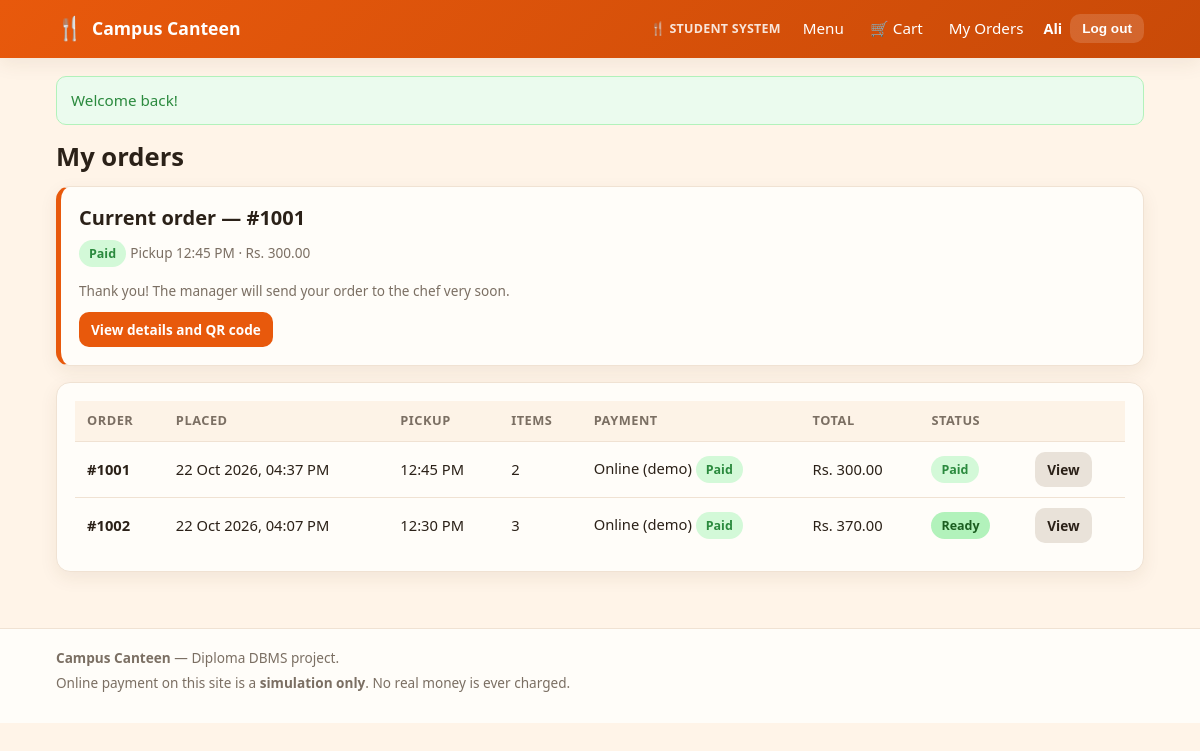
/student/orders.php (signed in), run on the app's committed database.
### tables this page shows
CREATE TABLE users (
    user_id        INT UNSIGNED NOT NULL AUTO_INCREMENT,
    full_name      VARCHAR(100) NOT NULL,
    email          VARCHAR(150) NOT NULL,
    phone          VARCHAR(20)  DEFAULT NULL,
    password_hash  VARCHAR(255) NOT NULL,
    role           ENUM('student','manager','chef') NOT NULL DEFAULT 'student',
    is_active      TINYINT(1)   NOT NULL DEFAULT 1,
    created_at     TIMESTAMP    NOT NULL DEFAULT CURRENT_TIMESTAMP,
    PRIMARY KEY (user_id),
    UNIQUE KEY uq_users_email (email),
    KEY idx_users_role (role)
);

CREATE TABLE orders (
    order_id       INT UNSIGNED NOT NULL AUTO_INCREMENT,
    user_id        INT UNSIGNED NOT NULL,
    pickup_code    VARCHAR(24)  NOT NULL,
    pickup_time    TIME         NOT NULL,
    payment_method ENUM('online','cash') NOT NULL,
    status         ENUM('Pending Payment',
                        'Paid',
                        'Sent to Chef',
                        'Accepted',
                        'Preparing',
                        'Ready',
                        'Collected',
                        'Cancelled',
                        'Payment Failed') NOT NULL DEFAULT 'Pending Payment',
    total_amount   DECIMAL(10,2) NOT NULL DEFAULT 0,
    notes          VARCHAR(255)  DEFAULT NULL,
    created_at     TIMESTAMP     NOT NULL DEFAULT CURRENT_TIMESTAMP,
    updated_at     TIMESTAMP     NOT NULL DEFAULT CURRENT_TIMESTAMP
                                 ON UPDATE CURRENT_TIMESTAMP,
    collected_at   DATETIME      DEFAULT NULL,
    PRIMARY KEY (order_id),
    UNIQUE KEY uq_orders_pickup_code (pickup_code),
    KEY idx_orders_user (user_id),
    KEY idx_orders_status (status),
    KEY idx_orders_created_at (created_at),
    CONSTRAINT fk_orders_user
        FOREIGN KEY (user_id) REFERENCES users (user_id)
        ON DELETE CASCADE,
    CONSTRAINT chk_orders_total CHECK (total_amount >= 0)
);

### includes/auth.php (called while the page is built, shortened)
<?php
function current_user(): ?array
{
    static $cached = false;
    static $user   = null;
    if ($cached) {
        return $user;
    }
    $cached = true;
    $user_id = (int)($_SESSION['user_id'] ?? 0);
    $user = db_row(
        'SELECT user_id, full_name, email, role FROM users WHERE user_id = ? AND is_active = 1',
        [$user_id]
    );
    return $user;
}
function require_login(): array
{
    $user = current_user();
    return $user;
}
function require_role(string $role): array
{
    $user = require_login();
    return $user;
}

### student/orders.php (the view, shortened to what this page needs)
<?php
require_once __DIR__ . '/../includes/config.php';
require_once __DIR__ . '/../includes/functions.php';
require_once __DIR__ . '/../includes/auth.php';
$me = require_role('student');
$orders = db_all(
    'SELECT o.order_id, o.status, o.pickup_time, o.total_amount, o.payment_method,
            o.created_at, o.collected_at,
            (SELECT SUM(quantity) FROM order_items WHERE order_id = o.order_id) AS items_total,
            p.payment_status
     FROM orders o
     LEFT JOIN payments p ON p.order_id = o.order_id
     WHERE o.user_id = ?
     ORDER BY o.created_at DESC
     LIMIT 50',
    [$me['user_id']]
);
$active_statuses = ['Pending Payment', 'Payment Failed', 'Paid', 'Sent to Chef', 'Accepted', 'Preparing', 'Ready'];
$current = null;
foreach ($orders as $order) {
    if (in_array($order['status'], $active_statuses, true)) {
        $current = $order;
        break;
    }
}
require __DIR__ . '/../includes/header.php';
?>
<h1>My orders</h1>
<?php if (!$orders): ?>
  <?php empty_state('You have not ordered yet', 'Your orders will appear here as soon as you place one.'); ?>
  <p class="center"><a class="btn btn-primary" href="<?= e(url('student/menu.php')) ?>">Order something tasty</a></p>
<?php else: ?>
  <?php if ($current !== null): ?>
    <div class="card" style="border-left:5px solid var(--orange)">
      <h2>Current order &mdash; #<?= (int)$current['order_id'] ?></h2>
      <p>
        <?= status_badge($current['status']) ?>
        <span class="muted small">
          Pickup <?= e(format_time($current['pickup_time'])) ?> &middot;
          <?= e(money($current['total_amount'])) ?>
        </span>
      </p>
      <p class="muted small"><?= e(order_status_hint($current['status'])) ?></p>
      <a class="btn btn-small btn-primary" href="<?= e(url('student/order_details.php?id=' . (int)$current['order_id'])) ?>">
        View details and QR code
      </a>
    </div>
  <?php endif; ?>
  <div class="card">
    <div class="table-wrap">
      <table class="data">
        <thead>
          <tr>
            <th>Order</th>
            <th>Placed</th>
            <th>Pickup</th>
            <th>Items</th>
            <th>Payment</th>
            <th>Total</th>
            <th>Status</th>
            <th></th>
          </tr>
        </thead>
        <tbody>
          <?php foreach ($orders as $order): ?>
            <tr>
              <td><strong>#<?= (int)$order['order_id'] ?></strong></td>
              <td><?= e(format_datetime($order['created_at'])) ?></td>
              <td><?= e(format_time($order['pickup_time'])) ?></td>
              <td><?= (int)$order['items_total'] ?></td>
              <td>
                <?= $order['payment_method'] === 'online' ? 'Online (demo)' : 'Cash at counter' ?>
                <?php if ($order['payment_status'] === 'due_at_pickup'): ?>
                  <span class="badge badge-pending">Due at pickup</span>
                <?php elseif ($order['payment_status'] === 'failed'): ?>
                  <span class="badge badge-failed">Failed</span>
                <?php elseif ($order['payment_status'] === 'paid'): ?>
                  <span class="badge badge-paid">Paid</span>
                <?php endif; ?>
              </td>
              <td><?= e(money($order['total_amount'])) ?></td>
              <td><?= status_badge($order['status']) ?></td>
              <td><a class="btn btn-small btn-muted" href="<?= e(url('student/order_details.php?id=' . (int)$order['order_id'])) ?>">View</a></td>
            </tr>
          <?php endforeach; ?>
        </tbody>
      </table>
    </div>
  </div>
<?php endif; ?>
<?php require __DIR__ . '/../includes/footer.php'; ?>

### includes/header.php (shortened to what this page needs)
<?php
$me     = current_user();
?>
<!DOCTYPE html>
<html lang="en">
<head>
<link rel="stylesheet" href="<?= e(url('assets/css/style.css')) ?>">
</head>
<body<?= isset($body_class) && $body_class !== '' ? ' class="' . e($body_class) . '"' : ''; ?>>
<header class="site-header">
  <div class="container header-inner">
    <a class="brand" href="<?= e(url('index.php')) ?>">
      <span class="brand-icon">&#127860;</span>
      <span><?= e(APP_NAME) ?></span>
    </a>
    <nav class="main-nav">
      <?php if ($me === null): ?>
        <a href="<?= e(url('index.php')) ?>">Home</a>
        <a href="<?= e(url('student/menu.php')) ?>">Menu</a>
        <a class="btn btn-small btn-outline" href="<?= e(url('student/login.php')) ?>">Student login</a>
        <a class="btn btn-small btn-staff" href="<?= e(url('staff/login.php')) ?>">Staff</a>
        <a class="btn btn-small btn-chef" href="<?= e(url('chef/login.php')) ?>">Chef</a>
      <?php elseif ($me['role'] === 'student'): ?>
        <span class="nav-system">&#127860; Student System</span>
        <a href="<?= e(url('student/menu.php')) ?>">Menu</a>
        <a class="cart-link" href="<?= e(url('student/cart.php')) ?>">
          &#128722; Cart
        </a>
        <a href="<?= e(url('student/orders.php')) ?>">My Orders</a>
      <?php elseif ($me['role'] === 'chef'): ?>
        <span class="nav-system">&#127859; Chef System</span>
        <a href="<?= e(url('chef/kitchen.php')) ?>">Kitchen Screen</a>
      <?php endif; ?>
    </nav>
    <?php if ($me !== null): ?>
      <div class="user-box">
        <span class="user-name"><?= e(short_name($me['full_name'])) ?></span>
        <form method="post" action="<?= e(url('logout.php')) ?>" class="inline-form">
          <button class="btn btn-small btn-ghost" type="submit">Log out</button>
        </form>
      </div>
    <?php endif; ?>
  </div>
</header>
<main class="container page">
<?php $flash = flash_get(); ?>
<?php if ($flash !== null): ?>
  <div class="alert alert-<?= e($flash['type']) ?>"><?= e($flash['message']) ?></div>
<?php endif; ?>

### includes/functions.php (shortened to what this page needs)
<?php
function db_run(string $sql, array $params = []): PDOStatement
{
    global $conn;
    $stmt = $conn->prepare($sql);
    $stmt->execute($params);
    return $stmt;
}
function db_all(string $sql, array $params = []): array
{
    return db_run($sql, $params)->fetchAll();
}
function db_row(string $sql, array $params = []): ?array
{
    $row = db_run($sql, $params)->fetch();
    return $row === false ? null : $row;
}
function e($value): string
{
    return htmlspecialchars((string)$value, ENT_QUOTES, 'UTF-8');
}
function url(string $path = ''): string
{
    return BASE_PATH . '/' . ltrim($path, '/');
}
function money($amount): string
{
    return CURRENCY . number_format((float)$amount, 2);
}
function format_datetime(?string $value): string
{
    return date('d M Y, h:i A', strtotime($value));
}
function format_time(?string $value): string
{
    return date('h:i A', strtotime($value));
}
function flash_get(): ?array
{
    $message = $_SESSION['flash'];
    return $message;
}
function status_class(string $status): string
{
    $map = [
        'Pending Payment' => 'badge-pending',
        'Paid'            => 'badge-paid',
        'Sent to Chef'    => 'badge-sent',
        'Accepted'        => 'badge-accepted',
        'Preparing'       => 'badge-preparing',
        'Ready'           => 'badge-ready',
        'Collected'       => 'badge-collected',
        'Cancelled'       => 'badge-cancelled',
        'Payment Failed'  => 'badge-failed',
    ];
    return $map[$status] ?? 'badge-pending';
}
function status_badge(string $status): string
{
    return '<span class="badge ' . status_class($status) . '">' . e($status) . '</span>';
}
function order_status_hint(string $status): string
{
    $hints = [
        'Pending Payment' => 'Waiting for the demo payment, or for the manager to send a cash order to the kitchen.',
        'Payment Failed'  => 'The demo payment did not go through. You can try again from the order page.',
        'Paid'            => 'Thank you! The manager will send your order to the chef very soon.',
        'Sent to Chef'    => 'Your order is in the kitchen queue, waiting for the chef to accept it.',
        'Accepted'        => 'The chef accepted your order and will start cooking shortly.',
        'Preparing'       => 'Your food is being cooked right now.',
        'Ready'           => 'Your food is ready! Show the QR code at the counter to collect it.',
        'Collected'       => 'You have collected this order. Enjoy your meal!',
        'Cancelled'       => 'This order was cancelled.',
    ];
    return $hints[$status] ?? '';
}
function short_name(?string $full_name): string
{
    $parts = preg_split('/\s+/', trim((string)$full_name));
    return $parts[0] ?? '';
}

### assets/css/style.css (style rules this page uses)
:root { --orange: #e8590c; --orange-dark: #c94a08; --green: #2b8a3e; --green-dark: #237033; --red: #c92a2a; --blue: #1971c2; --ink: #2b2118; --muted: #7b6f63; --paper: #fffdf9; --cream: #fff4e8; --line: #f0e2d3; --radius: 14px; --shadow: 0 6px 18px rgba(90, 60, 30, .08); }
* { box-sizing: border-box; }
body { margin: 0; font-family: "Segoe UI", Tahoma, Arial, sans-serif; color: var(--ink); background: var(--cream); line-height: 1.55; }
h1, h2, h3 { line-height: 1.25; margin: 0 0 .5em; }
h1 { font-size: 1.6rem; }
h2 { font-size: 1.25rem; }
p { margin: 0 0 .8em; }
a { color: var(--orange-dark); }
.container { width: 100%; max-width: 1120px; margin: 0 auto; padding: 0 16px; }
.page { padding: 18px 16px 40px; min-height: 60vh; }
.muted { color: var(--muted); }
.small { font-size: .85rem; }
.site-header { background: linear-gradient(135deg, var(--orange), var(--orange-dark)); color: #fff; box-shadow: var(--shadow); position: sticky; top: 0; z-index: 20; }
.header-inner { display: flex; align-items: center; flex-wrap: wrap; gap: 10px; padding-top: 10px; padding-bottom: 10px; }
.brand { color: #fff; text-decoration: none; font-weight: 700; font-size: 1.1rem; display: flex; align-items: center; gap: 8px; margin-right: auto; }
.brand-icon { font-size: 1.4rem; }
.main-nav { display: flex; flex-wrap: wrap; align-items: center; gap: 6px; }
.main-nav a { color: #fff; text-decoration: none; padding: 7px 10px; border-radius: 8px; font-size: .95rem; }
.cart-link { position: relative; }
.user-box { display: flex; align-items: center; gap: 8px; }
.user-name { font-weight: 600; font-size: .9rem; }
.inline-form { display: inline; }
.btn { display: inline-block; border: 0; border-radius: 10px; padding: 11px 18px; font-size: 1rem; font-weight: 600; text-decoration: none; text-align: center; cursor: pointer; background: var(--orange); color: #fff; transition: background .15s ease, transform .05s ease; }
.btn-small { padding: 7px 12px; font-size: .85rem; }
.btn-primary { background: var(--orange); }
.btn-ghost { background: rgba(255,255,255,.15); color: #fff; }
.btn-muted { background: #e9e2d9; color: var(--ink); }
.card { background: var(--paper); border: 1px solid var(--line); border-radius: var(--radius); box-shadow: var(--shadow); padding: 18px; margin-bottom: 16px; }
.card h2:first-child, .card h1:first-child { margin-top: 0; }
.alert { border-radius: 10px; padding: 12px 14px; margin-bottom: 16px; border: 1px solid transparent; font-size: .95rem; }
.alert-success { background: #ebfbee; color: #2b8a3e; border-color: #b2f2bb; }
.badge { display: inline-block; padding: 4px 10px; border-radius: 999px; font-size: .78rem; font-weight: 700; white-space: nowrap; }
.badge-paid { background: #d3f9d8; color: #2b8a3e; }
.badge-ready { background: #b2f2bb; color: #1b5e20; }
.table-wrap { overflow-x: auto; -webkit-overflow-scrolling: touch; }
table.data { width: 100%; border-collapse: collapse; background: var(--paper); font-size: .92rem; }
table.data th, table.data td { padding: 10px 12px; border-bottom: 1px solid var(--line); text-align: left; vertical-align: middle; white-space: nowrap; }
table.data th { background: #fdf3e7; font-size: .8rem; text-transform: uppercase; letter-spacing: .04em; color: var(--muted); }
table.data tr:last-child td { border-bottom: 0; }
.nav-system { font-size: .78rem; font-weight: 700; letter-spacing: .02em; text-transform: uppercase; opacity: .85; align-self: center; margin-right: 6px; white-space: nowrap; }

### data on the page
users: full_name "Ali"
orders: order_id "1001", status "Paid", pickup_time "12:45 PM", total_amount "Rs. 300.00", status "Thank you! The manager will send your order to the chef very soon.", created_at "22 Oct 2026, 04:37 PM", items_total "2", payment_method "Online (demo)"
orders: order_id "1002", created_at "22 Oct 2026, 04:07 PM", pickup_time "12:30 PM", items_total "3", payment_method "Online (demo)", total_amount "Rs. 370.00", status "Ready"

### other printed values
APP_NAME "Campus Canteen"
$flash['message'] "Welcome back!"
